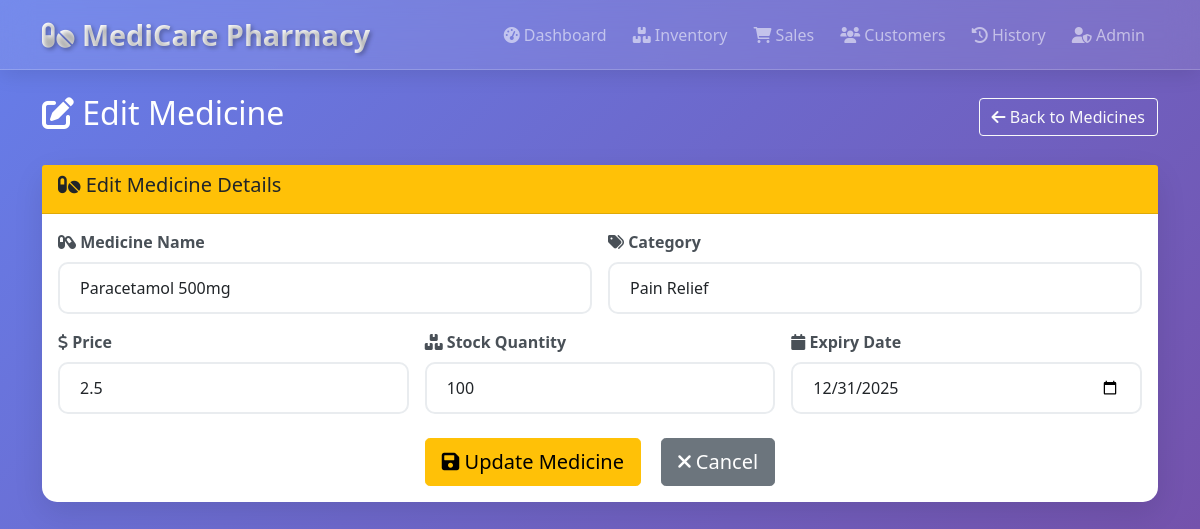
The page /admin/edit_medicine/1 (signed in) on the database its author committed.
### models.py (models this page shows)
class Medicine(db.Model):
    id = db.Column(db.Integer, primary_key=True)
    name = db.Column(db.String(100), nullable=False)
    category = db.Column(db.String(50), nullable=False)
    price = db.Column(db.Float, nullable=False)
    stock = db.Column(db.Integer, default=0)
    expiry_date = db.Column(db.Date, nullable=False)

### app.py (the view, shortened to what this page needs)
@app.route('/admin/edit_medicine/<int:medicine_id>', methods=['GET', 'POST'])
@login_required
def edit_medicine(medicine_id):
    medicine = Medicine.query.get_or_404(medicine_id)
    return render_template('edit_medicine.html', medicine=medicine)

### app.py (called while the page is built)
@login_manager.user_loader
def load_user(user_id):
    return User.query.get(int(user_id))

### templates/edit_medicine.html (shortened to what this page needs)
{% extends "base.html" %}
{% block content %}
<div class="admin-header mb-4">
    <div class="row align-items-center">
        <div class="col">
            <h2 class="text-white">
                <i class="fas fa-edit"></i> Edit Medicine
            </h2>
        </div>
        <div class="col-auto">
            <a href="/admin/medicines" class="btn btn-outline-light">
                <i class="fas fa-arrow-left"></i> Back to Medicines
            </a>
        </div>
    </div>
</div>
<div class="card edit-form-card">
    <div class="card-header bg-warning text-dark">
        <h5><i class="fas fa-pills"></i> Edit Medicine Details</h5>
    </div>
    <div class="card-body">
        <form method="POST">
            <div class="row g-3">
                <div class="col-md-6">
                    <label class="form-label"><i class="fas fa-capsules"></i> Medicine Name</label>
                    <input type="text" name="name" class="form-control" value="{{ medicine.name }}" required>
                </div>
                <div class="col-md-6">
                    <label class="form-label"><i class="fas fa-tags"></i> Category</label>
                    <input type="text" name="category" class="form-control" value="{{ medicine.category }}" required>
                </div>
                <div class="col-md-4">
                    <label class="form-label"><i class="fas fa-dollar-sign"></i> Price</label>
                    <input type="number" name="price" class="form-control" step="0.01" value="{{ medicine.price }}" required>
                </div>
                <div class="col-md-4">
                    <label class="form-label"><i class="fas fa-boxes"></i> Stock Quantity</label>
                    <input type="number" name="stock" class="form-control" value="{{ medicine.stock }}" required>
                </div>
                <div class="col-md-4">
                    <label class="form-label"><i class="fas fa-calendar"></i> Expiry Date</label>
                    <input type="date" name="expiry_date" class="form-control" value="{{ medicine.expiry_date }}" required>
                </div>
            </div>
            <div class="row mt-4">
                <div class="col-12 text-center">
                    <button type="submit" class="btn btn-warning btn-lg me-3">
                        <i class="fas fa-save"></i> Update Medicine
                    </button>
                    <a href="/admin/medicines" class="btn btn-secondary btn-lg">
                        <i class="fas fa-times"></i> Cancel
                    </a>
                </div>
            </div>
        </form>
    </div>
</div>
{% endblock %}

### static/style.css (style rules this page uses)
:root { --primary-gradient: linear-gradient(135deg, #667eea 0%, #764ba2 100%); --secondary-gradient: linear-gradient(45deg, #0d6efd, #0056b3); --success-gradient: linear-gradient(45deg, #28a745, #20c997); --warning-gradient: linear-gradient(45deg, #ffc107, #fd7e14); --danger-gradient: linear-gradient(45deg, #dc3545, #e83e8c); --glass-bg: rgba(255, 255, 255, 0.1); --glass-border: rgba(255, 255, 255, 0.2); --shadow-light: 0 8px 32px rgba(31, 38, 135, 0.37); --shadow-heavy: 0 15px 35px rgba(0, 0, 0, 0.1); }
* { margin: 0; padding: 0; box-sizing: border-box; }
body { background: var(--primary-gradient); min-height: 100vh; font-family: 'Segoe UI', Tahoma, Geneva, Verdana, sans-serif; overflow-x: hidden; }
.form-control, .form-select { border-radius: 15px; border: 2px solid #e9ecef; padding: 12px 20px; transition: all 0.3s ease; font-size: 16px; }
.form-label { font-weight: 600; color: #495057; margin-bottom: 8px; }

### templates/edit_medicine.html (style rules this page uses)
.edit-form-card { border-radius: 15px; border: none; box-shadow: 0 10px 30px rgba(0,0,0,0.1); animation: slideIn 0.6s ease-out; }
.form-control { border-radius: 10px; transition: all 0.3s ease; }

### rows shown on the page
Medicine: name "Paracetamol 500mg", category "Pain Relief", price "2.5", stock "100", expiry_date "12/31/2025"
